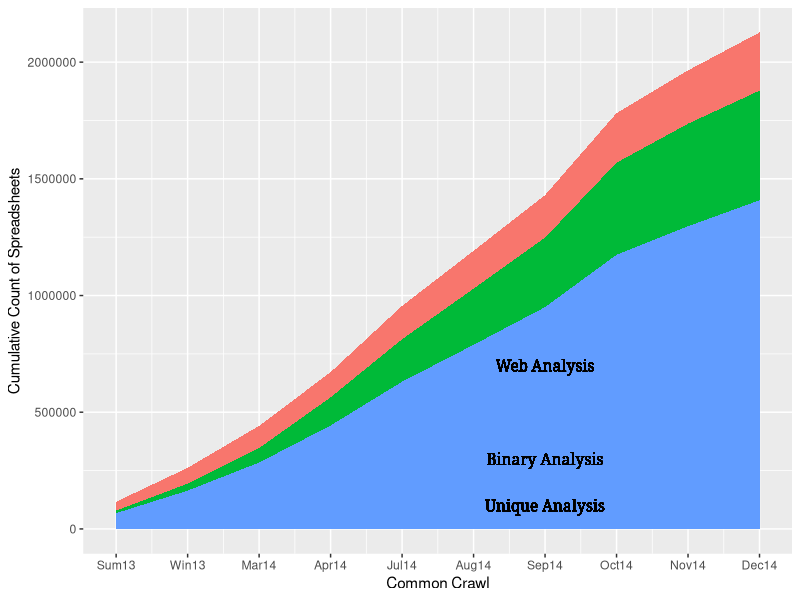

Recreate this plot in R.
set.seed(1234)

# http://www.cookbook-r.com/Graphs/Legends_%28ggplot2%29/

library("ggplot2")
library("scales")

cbPalette <- c("#999999", "#E69F00", "#56B4E9", "#009E73", "#F0E442", "#0072B2", "#D55E00", "#CC79A7")

cbbPalette <- c("#56B4E9", "#E69F00", "#999999", "#009E73", "#F0E442", "#0072B2", "#D55E00", "#CC79A7")


df <- read.csv('stackarea.csv')

m <- ggplot(data = df, aes(x = Group, y = Count, fill = factor(Type))) + 
  geom_area() +  
  #scale_fill_discrete("Spreadsheet Layer", breaks=c(1:3), labels=c("Unique Analysis", "Binary Analysis ", "Web Analysis")) + 
  geom_text(aes(x=6, y=100000, label="Unique Analysis"), family="Serif") + 
  geom_text(aes(x=6, y=300000, label="Binary Analysis"), family="Serif") + 
  geom_text(aes(x=6, y=700000, label="Web Analysis"), family="Serif", fontface=1) + 
  guides(fill = FALSE) +   
  ylab("Cumulative Count of Spreadsheets") +
  xlab("Common Crawl") + scale_x_continuous(breaks=c(0:9), 
                                            labels=c("Sum13",
                                                     "Win13",
                                                     "Mar14",
                                                     "Apr14",                                                                                                          
                                                     "Jul14",
                                                     "Aug14",
                                                     "Sep14",
                                                     "Oct14",
                                                     "Nov14",
                                                     "Dec14"
                                                     ))

svg("stack.SVG", width= 6, height=4)
print(m)
dev.off()
